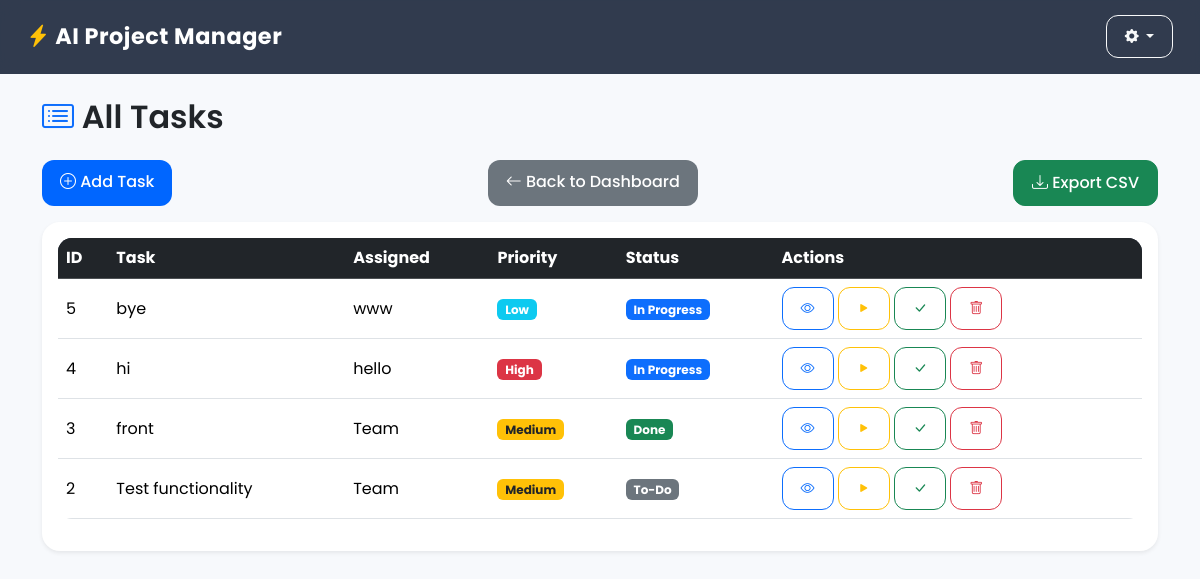
The page /task-list on the database as committed earlier.
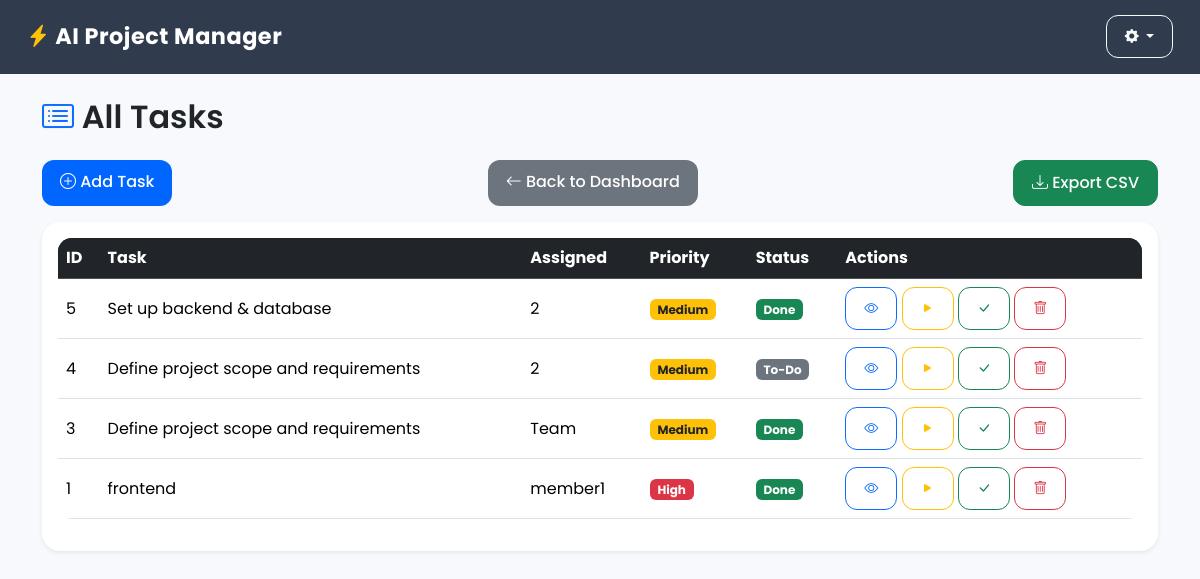
The same page on the database as committed later.
### tables this page shows
CREATE TABLE tasks (
        id INTEGER PRIMARY KEY AUTOINCREMENT,
        task TEXT,
        assigned_to TEXT,
        priority TEXT,
        status TEXT,
        created_at TEXT,
        sub_tasks TEXT,
        explanation TEXT,
        team_id INTEGER
    );

### app.py (the view)
@app.route("/task-list")
def task_list():
    user = current_user()
    conn = get_db()
    if user and user["role"] == "lead":
        team = conn.execute("SELECT * FROM teams WHERE lead_id=?", (user["id"],)).fetchone()
        team_id = team["id"] if team else None
        if team_id:
            tasks = conn.execute("SELECT * FROM tasks WHERE team_id=? ORDER BY id DESC", (team_id,)).fetchall()
        else:
            tasks = []
    elif user and user["role"] == "member":
        tasks = conn.execute("SELECT * FROM tasks WHERE team_id=? ORDER BY id DESC", (user["team_id"],)).fetchall()
    else:
        tasks = conn.execute("SELECT * FROM tasks ORDER BY id DESC").fetchall()
    conn.close()
    return render_template("task_list.html", tasks=tasks)

### app.py (called while the page is built)
def get_db():
    conn = sqlite3.connect(DB_PATH)
    conn.row_factory = sqlite3.Row
    return conn

def current_user():
    uid = session.get("user_id")
    if not uid:
        return None
    conn = get_db()
    user = conn.execute("SELECT * FROM users WHERE id=?", (uid,)).fetchone()
    conn.close()
    return user

### templates/task_list.html
{% extends "layout.html" %}
{% block content %}
<h2 class="mb-4">
  <i class="bi bi-card-list text-primary"></i> All Tasks
</h2>
<div class="d-flex justify-content-between mb-3">
  <a href="/add-task" class="btn btn-primary">
    <i class="bi bi-plus-circle"></i> Add Task
  </a>
  <a href="/" class="btn btn-secondary">
    <i class="bi bi-arrow-left"></i> Back to Dashboard
  </a>
  <a href="/export-csv" class="btn btn-success">
    <i class="bi bi-download"></i> Export CSV
  </a>
</div>
<div class="card p-3 shadow-sm">
  <div class="table-responsive">
    <table class="table table-hover align-middle">
      <thead class="table-dark">
        <tr>
          <th>ID</th>
          <th>Task</th>
          <th>Assigned</th>
          <th>Priority</th>
          <th>Status</th>
          <th>Actions</th>
        </tr>
      </thead>
      <tbody>
        {% for t in tasks %}
        <tr>
          <td>{{ t.id }}</td>
          <td>{{ t.task }}</td>
          <td>{{ t.assigned_to }}</td>
          <td>
            {% if t.priority == "High" %}
              <span class="badge bg-danger">High</span>
            {% elif t.priority == "Medium" %}
              <span class="badge bg-warning text-dark">Medium</span>
            {% else %}
              <span class="badge bg-info">Low</span>
            {% endif %}
          </td>
          <td>
            <span class="badge
                {% if t.status == 'Done' %} bg-success
                {% elif t.status == 'In Progress' %} bg-primary
                {% else %} bg-secondary {% endif %}">
                {{ t.status }}
            </span>
          </td>
          <td>
            <a href="/task/{{ t.id }}" class="btn btn-sm btn-outline-primary">
              <i class="bi bi-eye"></i>
            </a>
            <a href="/update-status/{{ t.id }}/In Progress"
               class="btn btn-sm btn-outline-warning">
               <i class="bi bi-play-fill"></i>
            </a>
            <a href="/update-status/{{ t.id }}/Done"
               class="btn btn-sm btn-outline-success">
               <i class="bi bi-check-lg"></i>
            </a>
            <a href="/delete-task/{{ t.id }}"
               class="btn btn-sm btn-outline-danger">
               <i class="bi bi-trash"></i>
            </a>
          </td>
        </tr>
        {% endfor %}
      </tbody>
    </table>
  </div>
</div>
{% endblock %}

### templates/layout.html (shortened to what this page needs)
<!DOCTYPE html>
<html lang="en">
<head>
    <link href="https://cdn.jsdelivr.net/npm/bootstrap@5.3.2/dist/css/bootstrap.min.css" rel="stylesheet">
    <link href="https://cdn.jsdelivr.net/npm/bootstrap-icons@1.11.1/font/bootstrap-icons.css" rel="stylesheet">
    <link rel="stylesheet" href="/static/styles.css">
</head>
<body style="background:#f7f9fc;">
<nav class="navbar navbar-expand-lg navbar-dark" style="background:#1b263b;">
    <div class="container-fluid">
        <a class="navbar-brand fw-bold" href="/">
            <i class="bi bi-lightning-charge-fill text-warning"></i>
            AI Project Manager
        </a>
        <div class="ms-auto dropdown">
            <a class="btn btn-outline-light btn-sm dropdown-toggle"
               href="#"
               role="button"
               data-bs-toggle="dropdown"
               aria-expanded="false">
                <i class="bi bi-gear-fill"></i>
            </a>
        </div>
    </div>
</nav>
<div class="container mt-4">
    {% block content %}{% endblock %}
</div>
</body>
</html>

### static/css/styles.css (style rules this page uses)
* { margin: 0; padding: 0; box-sizing: border-box; font-family: "Poppins", sans-serif; }
body { background: linear-gradient(135deg, #eef2f3, #dfe9f3); min-height: 100vh; overflow-x: hidden; }
.navbar { background: rgba(27, 38, 59, 0.9) !important; backdrop-filter: blur(10px); padding: 15px !important; }
.navbar-brand { font-size: 1.4rem; letter-spacing: .5px; transition: 0.3s ease; }
h2 { font-weight: 600; animation: fadeDown .7s ease forwards; }
.card { border-radius: 18px; padding: 20px; border: none !important; box-shadow: 0 10px 25px rgba(0,0,0,0.08); background: #ffffff; transition: all .25s ease; animation: fadeUp .7s ease; }
.btn { border-radius: 12px !important; padding: 10px 18px !important; font-weight: 500; transition: .25s; }
.btn-primary { background:#0066ff; border:none; }
.table { border-radius: 14px; overflow: hidden; animation: fadeUp .8s ease; }
.table thead { background: #1b263b; color: white; }
.btn-secondary { background: #6c757d; border: none !important; }

Rows that differ between the two databases and show on the page:
removed tasks: id "2", task "Test functionality", assigned_to "Team", priority "Medium", status "To-Do"
changed tasks id 5: task "bye" → "Set up backend & database"; assigned_to "www" → "2"; status "In Progress" → "Done"; priority "Low" → "Medium"
changed tasks id 4: task "hi" → "Define project scope and requirements"; assigned_to "hello" → "2"; status "In Progress" → "To-Do"; priority "High" → "Medium"
changed tasks "Team": task "front" → "Define project scope and requirements"
added tasks: id "1", task "frontend", assigned_to "member1", priority "High", status "Done"
